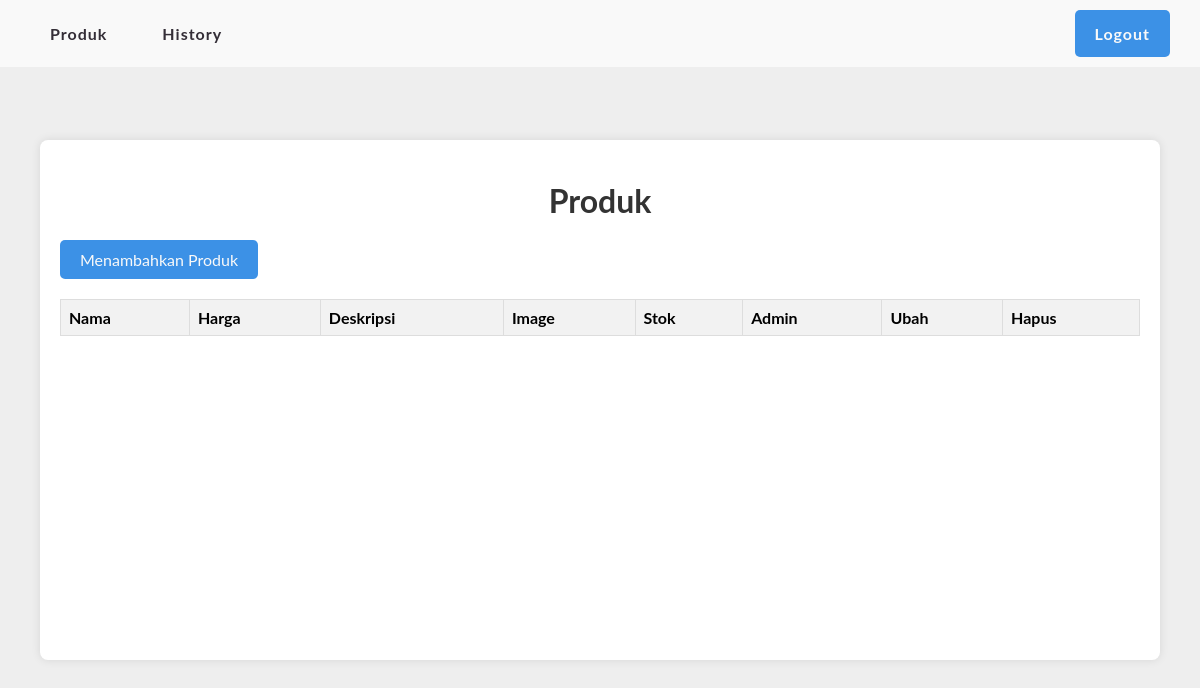
Page /admin/index.php on the earlier database version.
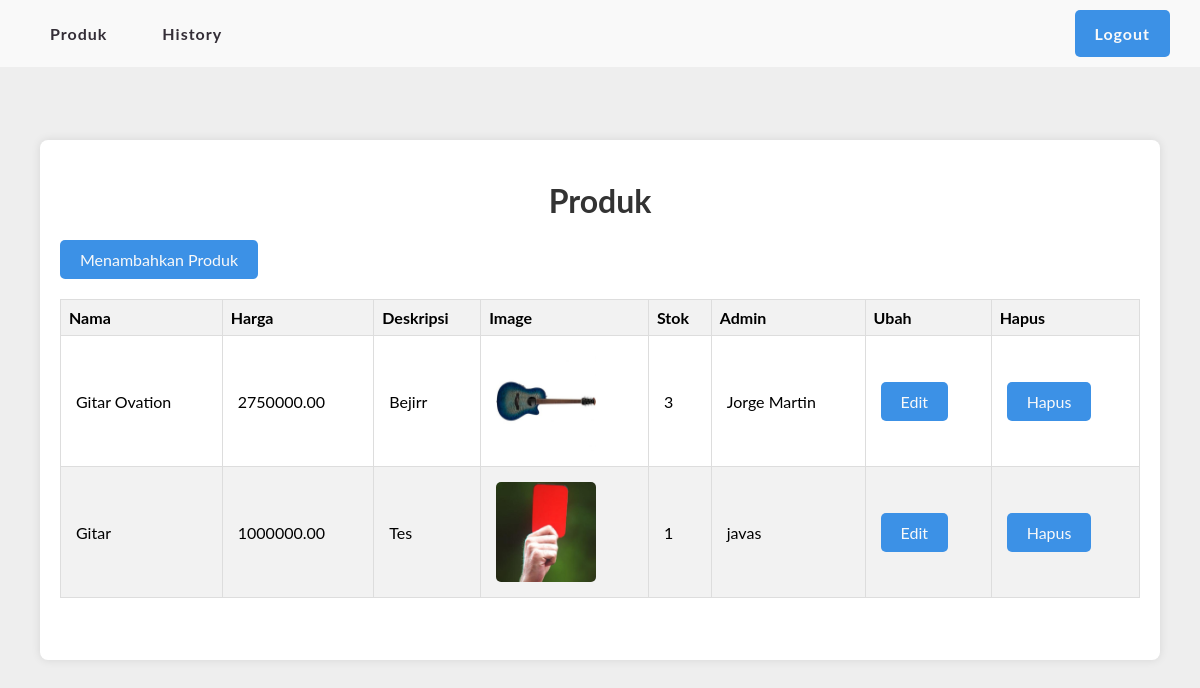
Same page on the later database version.
### tables this page shows
CREATE TABLE `produk_gitar` (
  `id` int(11) NOT NULL,
  `nama` varchar(100) NOT NULL,
  `harga` decimal(10,2) NOT NULL,
  `deskripsi` text DEFAULT NULL,
  `image_url` varchar(255) DEFAULT NULL,
  `stok` int(11) NOT NULL DEFAULT 0,
  `admin_id` varchar(255) NOT NULL,
  `created_at` timestamp NOT NULL DEFAULT current_timestamp(),
  `updated_at` timestamp NOT NULL DEFAULT current_timestamp() ON UPDATE current_timestamp()
);

### admin/index.php (the view, shortened to what this page needs)
<?php
include '../config/db.php';
$stmt = $pdo->prepare("
    SELECT produk_gitar.*, admins.nama AS admin_name
    FROM produk_gitar
    JOIN admins ON produk_gitar.admin_id = admins.id
");
$stmt->execute();
$produk_gitar = $stmt->fetchAll(PDO::FETCH_ASSOC);
?>
<!DOCTYPE html>
<html lang="en">
<head>
    <link rel="stylesheet" href="style.css">
</head>
<body>
    <nav class="space-between">
        <div class="menu-nav">
            <a href="index.php">Produk</a>
            <a href="history.php">History</a>
        </div>
        <div class="log-out-nav">
            <a href="?logout" class="logout-btn">Logout</a>
        </div>
    </nav>
    <div class="container">
        <h1>Produk</h1>
        <div class="space-between">
            <a href="create_produk.php" class="action-links button">Menambahkan Produk</a>
        </div>
        <table>
            <thead>
                <tr>
                    <th>Nama</th>
                    <th>Harga</th>
                    <th>Deskripsi</th>
                    <th>Image</th>
                    <th>Stok</th>
                    <th>Admin</th>
                    <th>Ubah</th>
                    <th>Hapus</th>
                </tr>
            </thead>
            <tbody>
                <?php foreach ($produk_gitar as $produk): ?>
                    <tr>
                        <td><?= htmlspecialchars($produk['nama']) ?></td>
                        <td><?= htmlspecialchars($produk['harga']) ?></td>
                        <td><?= htmlspecialchars($produk['deskripsi']) ?></td>
                        <td><img src="/uas/<?= htmlspecialchars($produk['image_url']) ?>"></td>
                        <td><?= htmlspecialchars($produk['stok']) ?></td>
                        <td><?= htmlspecialchars($produk['admin_name']) ?></td>
                        <td>
                            <a href="edit_produk.php?id=<?= htmlspecialchars($produk['id']) ?>" class="action-links">Edit</a>
                        </td>
                        <td>
                            <a href="hapus_produk.php?id=<?= htmlspecialchars($produk['id']) ?>"
                                class="action-links">Hapus</a>
                        </td>
                    </tr>
                <?php endforeach; ?>
            </tbody>
        </table>
    </div>
</body>
</html>

### admin/style.css (style rules this page uses)
body { font-family: 'Lato', sans-serif; margin: 0; padding: 0; background-color: #eee; overflow-y: hidden; min-height: 100vh; display: flex; align-items: center; justify-content: center; }
.container { background-color: #FFF; border-radius: 8px; box-shadow: 0 0 10px rgba(0, 0, 0, 0.1); width: 90%; overflow: auto; height: 60vh; padding: 20px; }
h1 { text-align: center; color: #333; margin-bottom: 20px; }
.space-between { display: flex; justify-content: space-between; align-items: center; }
nav { position: fixed; top: 0; width: 100%; background-color: #F9F9F9; overflow: hidden; padding: 10px; margin: 0; }
nav .menu-nav, nav .log-out-nav { display: flex; gap: 5px; margin: 0 2.5%; }
nav .menu-nav { gap: 15px; }
nav .log-out-nav a { color: #F9F9F9; background-color: #3C91E6; border-radius: 5px; }
nav a { display: block; color: #342E37; text-align: center; padding: 14px 20px; border-radius: 5px; text-decoration: none; font-weight: bold; transition: .3s; letter-spacing: 1px; }
table { width: 100%; border-collapse: collapse; margin-top: 20px; }
th, td { border: 1px solid #ddd; padding: 8px; text-align: left; }
tbody td img { width: 100px; height: 100px; object-fit: cover; border-radius: 5px; display: block; }
td { padding: 15px; }
th { background-color: #F2F2F2; font-weight: bold; }
tr:nth-child(even) { background-color: #F2F2F2; }
.action-links { padding: 10px 20px; background-color: #3C91E6; color: #F9F9F9; border: none; border-radius: 5px; cursor: pointer; text-decoration: none; font-family: 'Lato', sans-serif; transition: background-color 0.3s, color 0.3s; }

Differences in the rows shown:
added produk_gitar: nama "Gitar Ovation", harga "2750000.00", deskripsi "Bejirr", image_url (picture), stok "3", admin.nama "Jorge Martin"
added produk_gitar: nama "Gitar", harga "1000000.00", deskripsi "Tes", image_url (picture), stok "1", admin.nama "javas"
